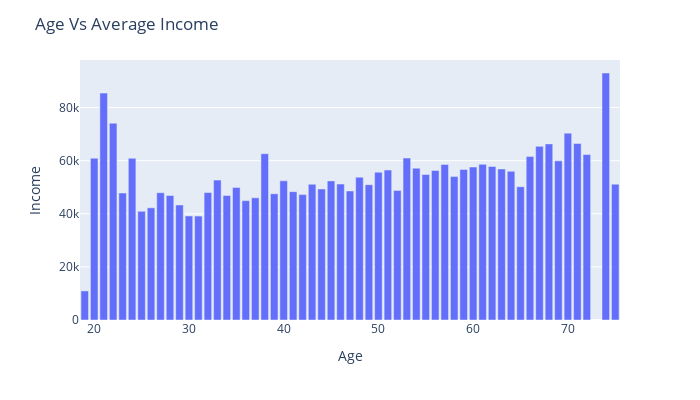

This figure's notebook cell:
### Code cell
age_data = data.groupby(by = ['Age']).agg({'Income':'mean'}).reset_index()

fig = px.bar(age_data, x = 'Age', y = 'Income')
fig.update_layout(height=400, width=700, title_text="Age Vs Average Income")
fig.show()

### Figure 1 — Plotly figure (JSON) as saved in the notebook; plotly's stock layout.template omitted (floating-point values rounded to 4 significant figures)
{"data": [{"alignmentgroup": "True", "hovertemplate": "Age=%{x}<br>Income=%{y}<extra></extra>", "legendgroup": "", "marker": {"color": "#636efa", "pattern": {"shape": ""}}, "name": "", "offsetgroup": "", "orientation": "v", "showlegend": false, "textposition": "auto", "type": "bar", "x": [19, 20, 21, 22, 23, 24, 25, 26, 27, 28, 29, 30, 31, 32, 33, 34, 35, 36, 37, 38, 39, 40, 41, 42, 43, 44, 45, 46, 47, 48, 49, 50, 51, 52, 53, 54, 55, 56, 57, 58, 59, 60, 61, 62, 63, 64, 65, 66, 67, 68, 69, 70, 71, 72, 74, 75], "xaxis": "x", "y": [10960.0, 60937, 85450.0, 74140.0, 47830.0, 60900.0, 40920.0, 42250.0, 47950.0, 46890.0, 43350.0, 39190.0, 39130.0, 48000.0, 52680.0, 46890.0, 49930.0, 44960.0, 46010.0, 62650.0, 47540.0, 52420.0, 48340.0, 47220.0, 51120.0, 49350.0, 52400.0, 51210.0, 48600.0, 53780.0, 50960.0, 55670.0, 56470.0, 48820.0, 60990.0, 57160.0, 54820.0, 56320.0, 58600.0, 54020.0, 56710.0, 57610.0, 58630.0, 57810, 56900.0, 56000.0, 50200.0, 61550.0, 65410.0, 66330.0, 59940.0, 70380.0, 66480.0, 62320.0, 93027, 51141], "yaxis": "y"}], "layout": {"barmode": "relative", "height": 400, "legend": {"tracegroupgap": 0}, "margin": {"t": 60}, "title": {"text": "Age Vs Average Income"}, "width": 700, "xaxis": {"anchor": "y", "domain": [0, 1], "title": {"text": "Age"}}, "yaxis": {"anchor": "x", "domain": [0, 1], "title": {"text": "Income"}}}}
